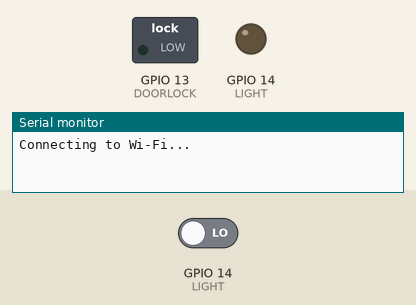
A sketch run on a simulated ESP8266 (NodeMCU). On the bench: switched loads named in the sketch (green lamp = pin HIGH), output pins drawn as LEDs (lit = HIGH), the last lines printed to the serial monitor. Dashed ring = blinking. The test bench sets the inputs (shaded band); at power-on: GPIO 14 (LIGHT) LOW. WiFi joins after 1.5 s; servers stay silent unless stated; no MQTT or app messages arrive unless stated.

Above: at 1.2 s.
1.3 s: GPIO 14 (LIGHT) driven HIGH
At 1.42 s:
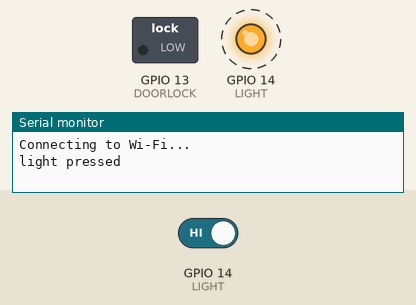
13.3 s: GPIO 14 (LIGHT) driven LOW
At 13.3 s:
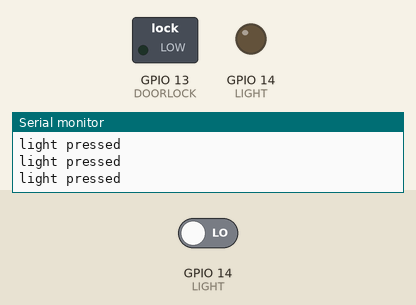
Timing chart, 0 to 16.3 s (numbered marks = the images above; inputs shaded):
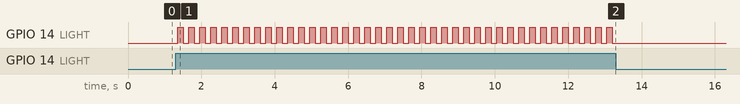

Measured:
- after the input at 1.3 s, GPIO 14 (LIGHT): alternates HIGH for 0.15 s and LOW for 0.15 s, starting after 0.05 s
- after the input at 13.3 s, GPIO 14 (LIGHT): stays LOW (without the input it goes to HIGH after 0.05 s)

The sketch:

switchboard.ino
```cpp
#include "Arduino.h"
#include "PCF8574.h"

#include <ESP8266WiFi.h>
#include <Ticker.h>
#include <AsyncMqttClient.h>
#include <ArduinoJson.h>

PCF8574 pcf8574(0x20);

const char* LIGHTTOPIC = "college/office/light";
const char* DOORTOPIC  = "college/office/doorlock";

#define WIFI_SSID  "Astral Presence"
#define WIFI_PASSWORD  "AstralDev108"
//
//#define WIFI_SSID "crazybee"
//#define WIFI_PASSWORD "12345678"

#define MQTT_HOST IPAddress(192, 168, 1, 110)
//#define MQTT_HOST "WWW.mqtt-dashboard.com"
#define MQTT_PORT 1883

#define LIGHT 14
#define DOORLOCK 13
Ticker flipper;

AsyncMqttClient mqttClient;
Ticker mqttReconnectTimer;
WiFiEventHandler wifiConnectHandler;
WiFiEventHandler wifiDisconnectHandler;
Ticker wifiReconnectTimer;


#define ON HIGH
#define OFF LOW

bool lightState = false;
bool doorState = false;

void connectToWifi() {
  Serial.println("Connecting to Wi-Fi...");
  WiFi.begin(WIFI_SSID, WIFI_PASSWORD);
}

void onWifiConnect(const WiFiEventStationModeGotIP& event) {
  Serial.println("Connected to Wi-Fi.");
  connectToMqtt();
}

void onWifiDisconnect(const WiFiEventStationModeDisconnected& event) {
  Serial.println("Disconnected from Wi-Fi.");
  mqttReconnectTimer.detach(); // ensure we don't reconnect to MQTT while reconnecting to Wi-Fi

  wifiReconnectTimer.once(2, connectToWifi);
}

void connectToMqtt() {
 Serial.println("Connecting to MQTT...");
  mqttClient.connect();
}

void onMqttConnect(bool sessionPresent){
  Serial.println("Connected to MQTT.");
  mqttClient.subscribe(DOORTOPIC, 0);
   mqttClient.subscribe(LIGHTTOPIC, 0);
}

void onMqttDisconnect(AsyncMqttClientDisconnectReason reason){
  Serial.println("Disconnected from MQTT.");
 if (WiFi.isConnected()){
    mqttReconnectTimer.once(2, connectToMqtt);
  }
}


void onMqttMessage(char* topic, char* payload, AsyncMqttClientMessageProperties properties, size_t len, size_t index, size_t total) {


if(!strcmp(topic,LIGHTTOPIC)){
  Serial.println(topic);
  Serial.println(payload);
const size_t capacity = JSON_OBJECT_SIZE(1) + 10;
DynamicJsonBuffer jsonBuffer(capacity);
JsonObject& root = jsonBuffer.parseObject(payload);
int value = root["state"].as<int>();

Serial.println(value);
lightState  = value?true:false;

}

else if(!strcmp(topic,DOORTOPIC)){
  Serial.println(topic);
  Serial.println(payload);
const size_t capacity = JSON_OBJECT_SIZE(1) + 20;
DynamicJsonBuffer jsonBuffer(capacity);
JsonObject& root = jsonBuffer.parseObject(payload);
String message  = root["door"].as<String>();


if(message=="opened")
{
  doorState=true;

  }
  else if(message=="closed"){
    doorState = false;

    }

}


}


void setup() {

  wifiConnectHandler = WiFi.onStationModeGotIP(onWifiConnect);
  wifiDisconnectHandler = WiFi.onStationModeDisconnected(onWifiDisconnect);
  mqttClient.onConnect(onMqttConnect);
  mqttClient.onDisconnect(onMqttDisconnect);
  mqttClient.onMessage(onMqttMessage);
  mqttClient.setServer(MQTT_HOST, MQTT_PORT);

  connectToWifi();
    pinMode(LIGHT, OUTPUT);
    pinMode(DOORLOCK, OUTPUT);

  flipper.attach_ms(150, scan);
   Serial.begin(115200);
}

void loop() {

updateState(LIGHT,lightState);
updateState(DOORLOCK,doorState);
}

void scan(){

pinMode(LIGHT, INPUT);

int x = digitalRead(LIGHT);

  if(x){
    Serial.println("light pressed");
    if(lightState==false){
     lightState=true;

      mqttClient.publish(LIGHTTOPIC, 0, false, "{\"state\":1}");

      }
    else {
      lightState = false;

     mqttClient.publish(LIGHTTOPIC, 0, false, "{\"state\":0}");
     }

    }


pinMode(DOORLOCK, INPUT);
int y = digitalRead(DOORLOCK);
if(y){
   Serial.println("door pressed");

   mqttClient.publish(DOORTOPIC, 0, false, "{\"door\":\"open\"}"  );
   }


}


  void updateState(int pin,bool state){
    pinMode(pin, OUTPUT);
    if(pin==LIGHT){
      digitalWrite(pin, state);
      }
      else if(pin==DOORLOCK){
        digitalWrite(pin, state);

        }


    }
```
